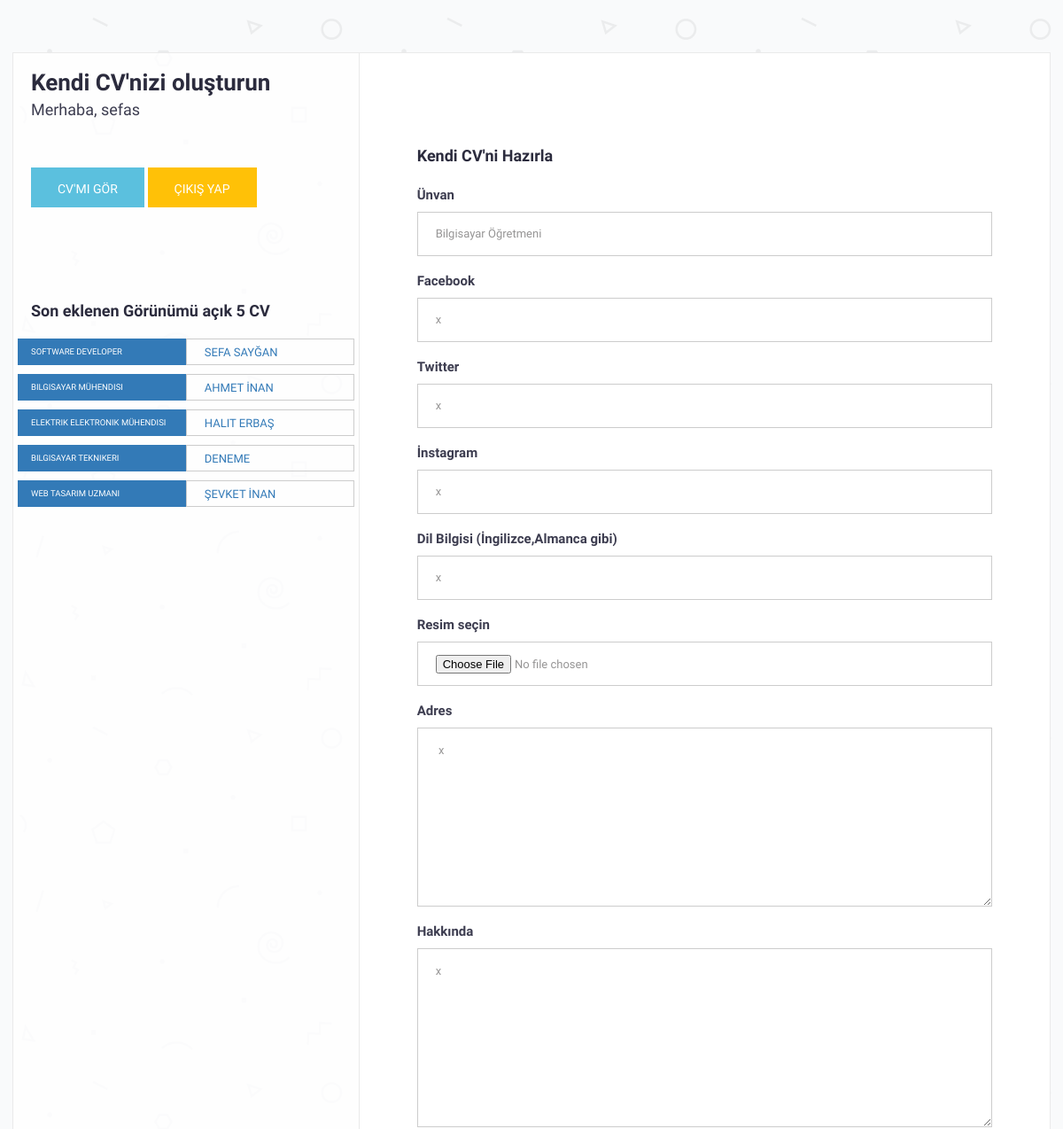
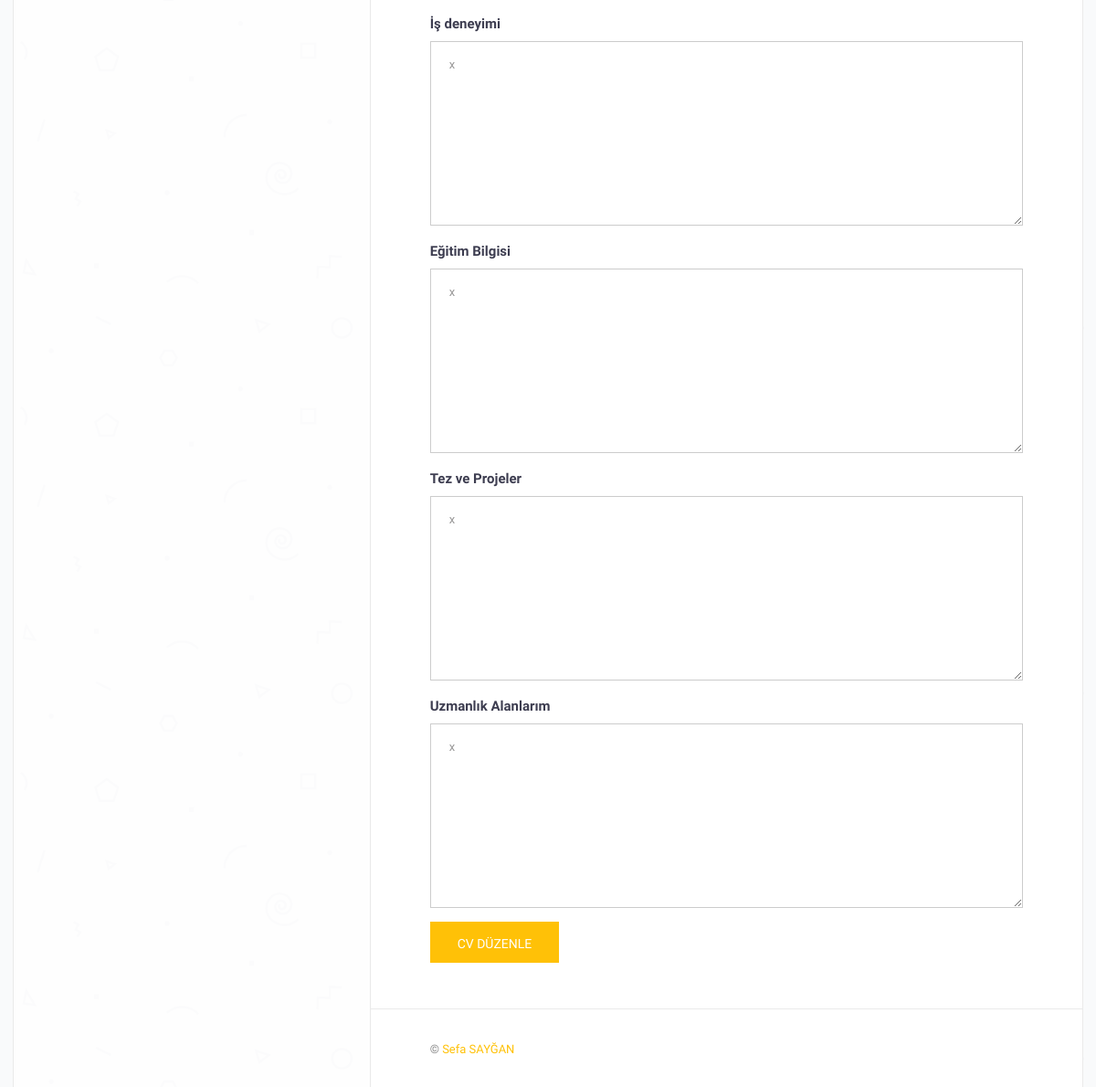
The page /ekle.php (signed in) on the database its author committed (2 pictures, top to bottom).
### tables this page shows
CREATE TABLE `ozgecmis` (
  `id` int(50) NOT NULL,
  `adsoyad` varchar(200) NOT NULL,
  `sifre` varchar(200) NOT NULL,
  `unvan` varchar(200) NOT NULL,
  `geti` varchar(200) NOT NULL,
  `hakkinda` text NOT NULL,
  `twitter` varchar(200) NOT NULL,
  `facebook` varchar(200) NOT NULL,
  `instagram` varchar(200) NOT NULL,
  `eposta` varchar(100) NOT NULL,
  `telefon` varchar(200) NOT NULL,
  `adres` varchar(200) NOT NULL,
  `resim` varchar(250) NOT NULL,
  `isdeneyimi` text NOT NULL,
  `dilbilgisi` varchar(200) NOT NULL,
  `egitimbilgisi` text NOT NULL,
  `tezproje` text NOT NULL,
  `uzmanlikalanim` text NOT NULL
);

### php/veritabani.php (called while the page is built, shortened)
<?php
class Veritabanim {
    private $db;
    private $dsn;
    private $user;
    private $password;
    function __construct() {
        $this->dsn = 'mysql:host=localhost;dbname=github-sil;charset=utf8';
        $this->user = 'root';
        $this->password = '';
    }
    private function baglantiAc() {
        try { $this->db = new PDO($this->dsn, $this->user, $this->password); }
        catch (PDOException $e) { echo 'Veritabanı bağlantısı başarısız oldu: ' . $e->getMessage(); }
    }
    private function baglantiKapat() {
        $this->db = null;
    }
    function select($tablo,$diger="") {
        $sonuc = null;
        $query = $this->db->query("SELECT * FROM ".$tablo." ".$diger, PDO::FETCH_ASSOC);
        if ( $query ) $sonuc = $query; else $sonuc = null;
        return $sonuc;
    }
}

### ekle.php (the view, shortened to what this page needs)
<!DOCTYPE html>
<html>
<head>
    <link href="css/font-awesome.min.css" rel="stylesheet">
    <link href="css/bootstrap.min.css" rel="stylesheet">
    <link href="css/style.css" rel="stylesheet">
</head>
<body id="page-top" data-spy="scroll" data-target=".navbar">
<div id="main-wrapper">
<div class="columns-block container">
<div class="left-col-block blocks">
    <header class="header theiaStickySidebar">
        <div class="content">
              <?php
$vt = new Veritabanim();
$id=$_SESSION["id"];
$sorgu = $vt->select("ozgecmis","where id='".$id."'");
if($sorgu != null) foreach( $sorgu as $satir ) {
 ?>
            <h1>Kendi CV'nizi oluşturun</h1>
            <span class="lead">Merhaba, <?=$satir['adsoyad'];?></span>
            <div class="about-text">
               <a href="<?=$satir['geti'];?>"  class="btn btn-info">CV'mi GÖR</a><?php } ?>
               <a href="cikis"  class="btn btn-primary">Çıkış Yap</a>
               <br> <br> <br> <br>
                <p>
                <h2> Son eklenen Görünümü açık 5 CV</h2>
  <?php
$vt = new Veritabanim();
$sorgu = $vt->select("ozgecmis"," LIMIT 5");
if($sorgu != null) foreach( $sorgu as $satir ) {
 ?>  <div class="row cvm"><a href="<?php echo $satir['geti']; ?>">
                  <div class="col-md-6  label-primary ">
                <small > <?php echo $satir['unvan']; ?></small>
                 </div>
                 <div class="col-md-6 cvs">
                <?php echo $satir['adsoyad']; ?>
                 </div>
</a>
               </div>
<?php } ?>
              </p>
            </div>
        </div>
    </header>
</div>
<div class="right-col-block blocks">
<div class="theiaStickySidebar">
<section class="section-contact section-wrapper gray-bg">
    <div class="container-fluid">
        <div class="row">
            <div class="col-md-12">
                <div class="feedback-form">
                    <h2>Kendi CV'ni Hazırla</h2>
                    <form id="contactForm" action="" enctype="multipart/form-data" name="ekle" method="POST">
                        <?php
$vt = new Veritabanim();
$sorgu = $vt->select("ozgecmis","where id='".$id."'");
if($sorgu != null) foreach( $sorgu as $satir ) {
 ?>
                        <div class="form-group">
                            <label for="InputSubject">Ünvan</label>
                            <input type="text"  class="form-control" value="<?=$satir['unvan'];?>" name="unvan" id="InputSubject"
                                   >
                        </div>
                        <div class="form-group">
                            <label for="InputSubject">Facebook</label>
                            <input type="text"  class="form-control" value="<?=$satir['facebook'];?>" name="facebook" id="InputSubject"
                                   >
                        </div>
                        <div class="form-group">
                            <label for="InputSubject">Twitter</label>
                            <input type="text"  class="form-control" value="<?=$satir['twitter'];?>" name="twitter"  id="InputSubject"
                                 >
                        </div>
                        <div class="form-group">
                            <label for="InputSubject">İnstagram</label>
                            <input type="text" class="form-control" value="<?=$satir['instagram'];?>" name="instagram" id="InputSubject"
                                   >
                        </div>
                        <div class="form-group">
                            <label for="InputSubject">Dil Bilgisi (İngilizce,Almanca gibi)</label>
                            <input type="text" class="form-control" value="<?=$satir['dilbilgisi'];?>" name="dilbilgisi" id="InputSubject" >
                        </div>
                        <div class="form-group">
                            <label for="InputSubject">Resim seçin</label>
                            <input type="file"  class="form-control"  name="dosya" id="InputSubject"
                                  >
                        </div>
                         <div class="form-group">
                            <label for="message-text" class="control-label">Adres</label>
                            <textarea class="form-control" rows="4" required="" name="adres" id="message-text"
                                      ><?=$satir['adres'];?> </textarea>
                        </div>
                        <div class="form-group">
                            <label for="message-text" class="control-label">Hakkında</label>
                            <textarea class="form-control" rows="4" required="" name="hakkinda" id="message-text"
                                      ><?=$satir['hakkinda'];?></textarea>
                        </div>
                         <div class="form-group">
                            <label for="message-text" class="control-label">İş deneyimi</label>
                            <textarea class="form-control" rows="4" required="" name="isdeneyimi" id="message-text"
                                      ><?=$satir['isdeneyimi'];?></textarea>
                        </div>
                        <div class="form-group">
                            <label for="message-text" class="control-label">Eğitim Bilgisi</label>
                            <textarea class="form-control" rows="4" required="" name="egitim" id="message-text"
                                      ><?=$satir['egitimbilgisi'];?></textarea>
                        </div>
                        <div class="form-group">
                            <label for="message-text" class="control-label">Tez ve Projeler</label>
                            <textarea class="form-control" rows="4" required="" name="tezproje" id="message-text"
                                      ><?=$satir['tezproje'];?></textarea>
                        </div>
                        <div class="form-group">
                            <label for="message-text" class="control-label">Uzmanlık Alanlarım</label>
                            <textarea class="form-control" rows="4" required="" name="uzmanlik" id="message-text"
                                      ><?=$satir['uzmanlikalanim'];?></textarea>
                        </div>
                        <button type="submit" class="btn btn-primary" name="ekle">CV  DÜZENLE</button>
                        <?php } ?>
                    </form>
                </div>
            </div>
        </div>
    </div>
</section>
<footer class="footer">
    <div class="copyright-section">
        <div class="container-fluid">
            <div class="row">
                <div class="col-md-12">
                    <div class="copytext">&copy; <a href="https://sayganweb.com" >Sefa SAYĞAN</a></div>
                </div>
            </div>
        </div>
    </div>
</footer>
</div>
</div>
</div>
</div>
</body>
</html>

### css/style.css (style rules this page uses)
body { font-family : 'Hind', sans-serif; font-size : 15px; line-height : 1.8em; color : #3d3d50; font-weight : 300; background : url("../img/pattern-bg.png") fixed; }
h1, h2, h3, h4, h5, h6 { margin : 0 0 15px; color : #2b2b3d; }
h1 { font-size : 26px; line-height : 1.8em; font-weight : 700; }
h2 { font-size : 18px; line-height : 1.8em; font-weight : 700; }
a { color : #FFC107; text-decoration : none; -webkit-transition : all 0.3s ease 0s; -moz-transition : all 0.3s ease 0s; -o-transition : all 0.3s ease 0s; transition : all 0.3s ease 0s; }
a, a:active, a:focus, a:active { text-decoration : none; outline : none }
p { margin-bottom : 20px; }
.btn { padding : 14px 30px 11px; margin-bottom : 0; font-size : 14px; font-weight : 500; border-radius : 0; border : 0; text-transform : uppercase; }
.btn-primary { background-color : #FFC107; }
.columns-block { display : -webkit-flex; display : flex; -webkit-flex-direction : row; flex-direction : row; margin : 60px auto; padding : 0; box-shadow : 0 0 0 1px #eaeaea; }
.blocks { box-sizing : border-box; }
.left-col-block { overflow : hidden; -webkit-flex : 1 0 0; flex : 1 0 0; position : relative; background : rgba(255, 255, 255, .8); border-right : 1px solid #eaeaea; }
.right-col-block { -webkit-flex : 2 0 0; flex : 2 0 0; position : relative; background : #ffffff; }
.gray-bg { background-color : #ffffff; }
#main-wrapper { overflow : hidden; }
.section-wrapper { padding : 50px; border-bottom : 1px solid #eaeaea; }
.header { padding : 20px !important; margin : 0; position : relative; }
.header .content { width : 100%; margin : 0 auto; }
.header .content h1 { line-height : 1; margin : 0 0 5px; }
.header .content .lead { font-size : 18px; }
.header .content .about-text { margin : 10px 0; }
.header .btn { margin-top : 40px; }
.feedback-form { margin-top : 50px; }
.form-control { height : 50px; padding : 0 20px; font-size : 13px; line-height : 50px; color : #969595; border : 1px solid #cccccc; border-radius : 0; box-shadow : none; box-sizing : border-box; }
.footer { padding : 30px 50px; }
.footer .copyright-section { font-size : 13px; color : #888888; }
.footer .copyright-section .copytext { font-weight : 400; display : block; }

### ekle.php (style rules this page uses)
.cvm .cvs { height: 30px; padding: 0 20px; font-size: 13px; line-height: 30px; border: 1px solid #cccccc; border-radius: 0; box-shadow: none; box-sizing: border-box; text-transform: uppercase; word-break: break-all; margin-bottom:10px; }
.cvm small { line-height: 30px; font-size: 9.5px; color:white; text-transform: uppercase; word-break: break-all; }
.cvm a { color:#337ab7; }

### rows shown on the page
ozgecmis: adsoyad "sefas", unvan "Bilgisayar Öğretmeni", facebook "x", twitter "x", instagram "x", dilbilgisi "x", adres "x", hakkinda "x", isdeneyimi "x", egitim "x", tezproje "x", uzmanlik "x"
ozgecmis: unvan "SOFTWARE DEVELOPER", adsoyad "SEFA SAYĞAN"
ozgecmis: unvan "BILGISAYAR MÜHENDISI", adsoyad "AHMET İNAN"
ozgecmis: unvan "ELEKTRIK ELEKTRONIK MÜHENDISI", adsoyad "HALIT ERBAŞ"
ozgecmis: unvan "BILGISAYAR TEKNIKERI", adsoyad "DENEME"
ozgecmis: unvan "WEB TASARIM UZMANI", adsoyad "ŞEVKET İNAN"
